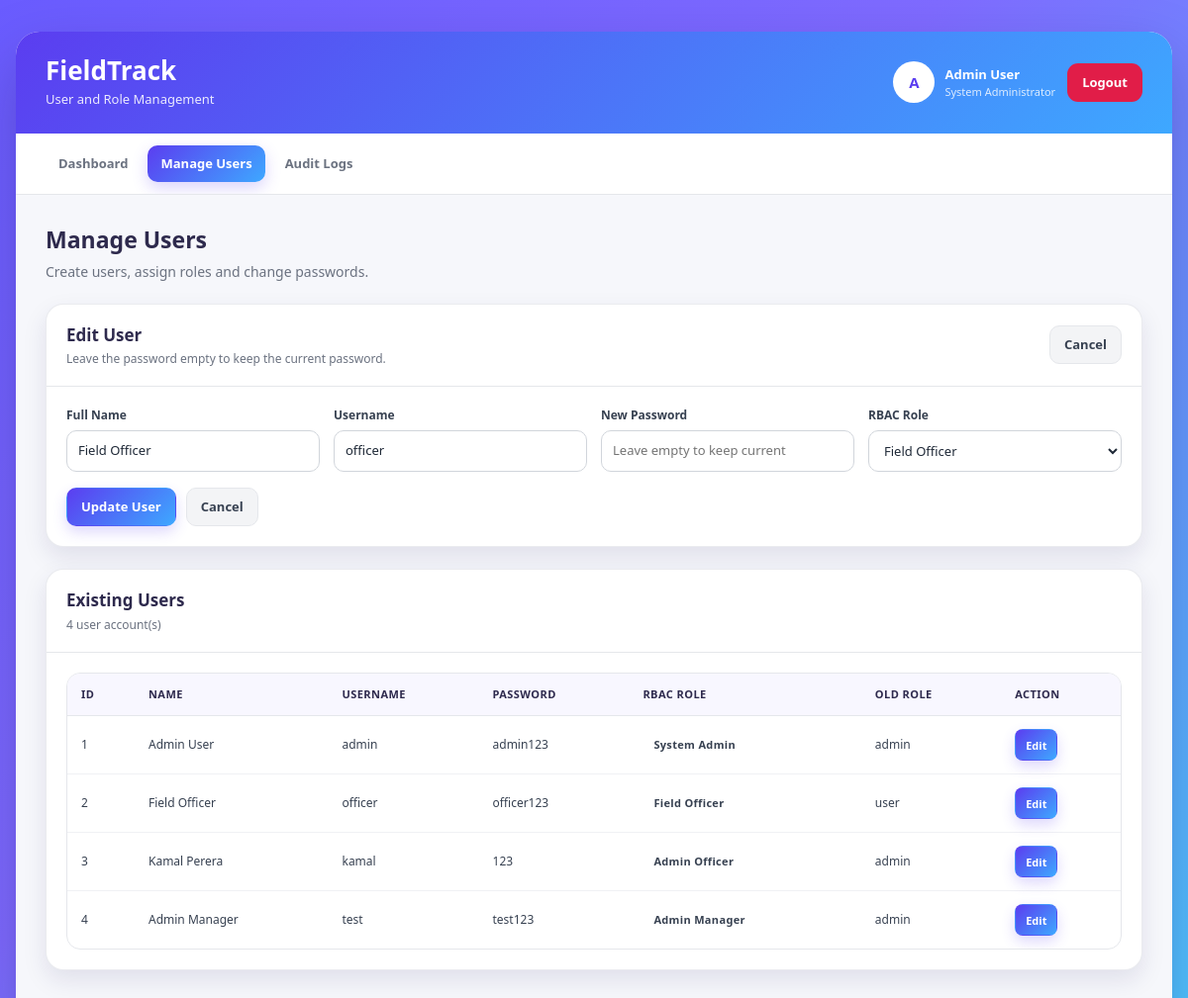
The app's page /manage_users.php?edit=2 (signed in) with its own data.
### tables this page shows
CREATE TABLE IF NOT EXISTS user_roles (
    user_id INT NOT NULL,
    role_id INT NOT NULL,
    assigned_at DATETIME NOT NULL DEFAULT CURRENT_TIMESTAMP,

    PRIMARY KEY (user_id, role_id),

    CONSTRAINT fk_user_roles_user
        FOREIGN KEY (user_id)
        REFERENCES users(id)
        ON DELETE CASCADE,

    CONSTRAINT fk_user_roles_role
        FOREIGN KEY (role_id)
        REFERENCES roles(id)
        ON DELETE CASCADE
);

CREATE TABLE IF NOT EXISTS users (
    id INT AUTO_INCREMENT PRIMARY KEY,
    name VARCHAR(100) NOT NULL,
    username VARCHAR(100) NOT NULL UNIQUE,
    password VARCHAR(255) NOT NULL,
    role ENUM('admin', 'user') NOT NULL DEFAULT 'user'
);

CREATE TABLE IF NOT EXISTS roles (
    id INT AUTO_INCREMENT PRIMARY KEY,
    role_name VARCHAR(50) NOT NULL UNIQUE,
    description VARCHAR(255) DEFAULT NULL,
    created_at DATETIME NOT NULL DEFAULT CURRENT_TIMESTAMP
);

### manage_users.php (the view, shortened to what this page needs)
<?php
require_once 'db.php';
function escapeValue(mixed $value): string
{
    return htmlspecialchars(
        (string) $value,
        ENT_QUOTES,
        'UTF-8'
    );
}
$roles = [];
$rolesResult = mysqli_query(
    $conn,
    "
        SELECT
            id,
            role_name,
            description
        FROM roles
        ORDER BY id
    "
);
if ($rolesResult) {
    while (
        $role =
        mysqli_fetch_assoc($rolesResult)
    ) {
        $roles[] = $role;
    }
}
$editUser = null;
$editUserId = filter_input(
    INPUT_GET,
    'edit',
    FILTER_VALIDATE_INT
);
if ($editUserId) {
    $editSql = "
        SELECT
            users.id,
            users.name,
            users.username,
            users.password,
            user_roles.role_id
        FROM users
        LEFT JOIN user_roles
            ON user_roles.user_id = users.id
        WHERE users.id = ?
        LIMIT 1
    ";
    $editStmt = mysqli_prepare(
        $conn,
        $editSql
    );
    if ($editStmt) {
        mysqli_stmt_bind_param(
            $editStmt,
            'i',
            $editUserId
        );
        mysqli_stmt_execute($editStmt);
        $editResult =
            mysqli_stmt_get_result($editStmt);
        $editUser =
            mysqli_fetch_assoc($editResult);
    }
}
$users = [];
$userQuery = "
    SELECT
        users.id,
        users.name,
        users.username,
        users.password,
        users.role AS legacy_role,
        roles.id AS role_id,
        roles.role_name
    FROM users
    LEFT JOIN user_roles
        ON user_roles.user_id = users.id
    LEFT JOIN roles
        ON roles.id = user_roles.role_id
    ORDER BY users.id
";
$userResult = mysqli_query(
    $conn,
    $userQuery
);
if ($userResult) {
    while (
        $userRow =
        mysqli_fetch_assoc($userResult)
    ) {
        $users[] = $userRow;
    }
}
?>
<!DOCTYPE html>
<html lang="en">
<head>
    <link
        rel="stylesheet"
        href="admin_style.css"
    >
</head>
<body>
<div class="admin-page">
    <div class="admin-shell">
        <header class="admin-header">
            <div class="admin-header-left">
                <h1>FieldTrack</h1>
                <p>
                    User and Role Management
                </p>
            </div>
            <div class="admin-header-right">
                <div class="admin-profile">
                    <div class="admin-avatar">
                        <?= escapeValue(
                            strtoupper(
                                substr(
                                    $_SESSION['name'] ?? 'A',
                                    0,
                                    1
                                )
                            )
                        ) ?>
                    </div>
                    <div class="admin-profile-info">
                        <span class="admin-profile-name">
                            <?= escapeValue(
                                $_SESSION['name'] ??
                                'System Administrator'
                            ) ?>
                        </span>
                        <span class="admin-profile-role">
                            System Administrator
                        </span>
                    </div>
                </div>
                <a
                    href="logout.php"
                    class="logout-btn"
                >
                    Logout
                </a>
            </div>
        </header>
        <nav class="admin-nav">
            <a
                href="admin_panel.php"
                class="admin-nav-link"
            >
                Dashboard
            </a>
            <a
                href="manage_users.php"
                class="admin-nav-link active"
            >
                Manage Users
            </a>
            <a
                href="audit_logs.php"
                class="admin-nav-link"
            >
                Audit Logs
            </a>
        </nav>
        <main class="admin-content">
            <div class="page-heading">
                <div>
                    <h2>Manage Users</h2>
                    <p>
                        Create users, assign roles and change passwords.
                    </p>
                </div>
            </div>
            <?php if ($editUser !== null): ?>
                <section class="panel">
                    <div class="panel-header">
                        <div class="panel-title">
                            <h3>Edit User</h3>
                            <p>
                                Leave the password empty to keep the current password.
                            </p>
                        </div>
                        <a
                            href="manage_users.php"
                            class="btn btn-secondary"
                        >
                            Cancel
                        </a>
                    </div>
                    <div class="panel-body">
                        <form method="POST">
                            <div class="form-grid">
                                <div class="form-group">
                                    <label for="edit_name">
                                        Full Name
                                    </label>
                                    <input
                                        type="text"
                                        id="edit_name"
                                        name="name"
                                        maxlength="100"
                                        value="<?= escapeValue(
                                            $editUser['name']
                                        ) ?>"
                                        required
                                    >
                                </div>
                                <div class="form-group">
                                    <label for="edit_username">
                                        Username
                                    </label>
                                    <input
                                        type="text"
                                        id="edit_username"
                                        name="username"
                                        maxlength="100"
                                        value="<?= escapeValue(
                                            $editUser['username']
                                        ) ?>"
                                        required
                                    >
                                </div>
                                <div class="form-group">
                                    <label for="new_password">
                                        New Password
                                    </label>
                                    <input
                                        type="text"
                                        id="new_password"
                                        name="new_password"
                                        placeholder="Leave empty to keep current"
                                    >
                                </div>
                                <div class="form-group">
                                    <label for="edit_role">
                                        RBAC Role
                                    </label>
                                    <select
                                        id="edit_role"
                                        name="role_id"
                                        required
                                    >
                                        <?php foreach ($roles as $role): ?>
                                            <option
                                                value="<?= (int) $role['id'] ?>"
                                                <?= (int) $editUser['role_id'] ===
                                                    (int) $role['id']
                                                    ? 'selected'
                                                    : ''
                                                ?>
                                            >
                                                <?= escapeValue(
                                                    ucwords(
                                                        str_replace(
                                                            '_',
                                                            ' ',
                                                            $role['role_name']
                                                        )
                                                    )
                                                ) ?>
                                            </option>
                                        <?php endforeach; ?>
                                    </select>
                                </div>
                            </div>
                            <div class="form-actions">
                                <button
                                    type="submit"
                                    class="btn btn-primary"
                                >
                                    Update User
                                </button>
                                <a
                                    href="manage_users.php"
                                    class="btn btn-secondary"
                                >
                                    Cancel
                                </a>
                            </div>
                        </form>
                    </div>
                </section>
            <?php endif; ?>
            <section class="panel">
                <div class="panel-header">
                    <div class="panel-title">
                        <h3>Existing Users</h3>
                        <p>
                            <?= count($users) ?> user account(s)
                        </p>
                    </div>
                </div>
                <div class="panel-body">
                    <div class="table-responsive">
                        <table class="admin-table">
                            <thead>
                                <tr>
                                    <th>ID</th>
                                    <th>Name</th>
                                    <th>Username</th>
                                    <th>Password</th>
                                    <th>RBAC Role</th>
                                    <th>Old Role</th>
                                    <th>Action</th>
                                </tr>
                            </thead>
                            <tbody>
                            <?php if (empty($users)): ?>
                                <tr>
                                    <td
                                        colspan="7"
                                        class="text-center"
                                    >
                                        No users found.
                                    </td>
                                </tr>
                            <?php else: ?>
                                <?php foreach ($users as $user): ?>
                                    <tr>
                                        <td>
                                            <?= (int) $user['id'] ?>
                                        </td>
                                        <td>
                                            <?= escapeValue(
                                                $user['name']
                                            ) ?>
                                        </td>
                                        <td>
                                            <?= escapeValue(
                                                $user['username']
                                            ) ?>
                                        </td>
                                        <td>
                                            <?= escapeValue(
                                                $user['password']
                                            ) ?>
                                        </td>
                                        <td>
                                            <span class="role-badge">
                                                <?= escapeValue(
                                                    $user['role_name']
                                                        ? ucwords(
                                                            str_replace(
                                                                '_',
                                                                ' ',
                                                                $user['role_name']
                                                            )
                                                        )
                                                        : 'No role'
                                                ) ?>
                                            </span>
                                        </td>
                                        <td>
                                            <?= escapeValue(
                                                $user['legacy_role']
                                            ) ?>
                                        </td>
                                        <td>
                                            <a
                                                href="manage_users.php?edit=<?= (int) $user['id'] ?>"
                                                class="btn btn-small btn-primary"
                                            >
                                                Edit
                                            </a>
                                        </td>
                                    </tr>
                                <?php endforeach; ?>
                            <?php endif; ?>
                            </tbody>
                        </table>
                    </div>
                </div>
            </section>
        </main>
    </div>
</div>
</body>
</html>

### records on screen
user_roles: name "Field Officer", username "officer", role_id "Field Officer"
users: id "1", name "Admin User", username "admin", password "admin123", roles.role_name "System Admin", role "admin"
users: id "2", name "Field Officer", username "officer", password "officer123", roles.role_name "Field Officer", role "user"
users: id "3", name "Kamal Perera", username "kamal", password "123", roles.role_name "Admin Officer", role "admin"
users: id "4", name "Admin Manager", username "test", password "test123", roles.role_name "Admin Manager", role "admin"

### other values on screen
count($users) "4"
